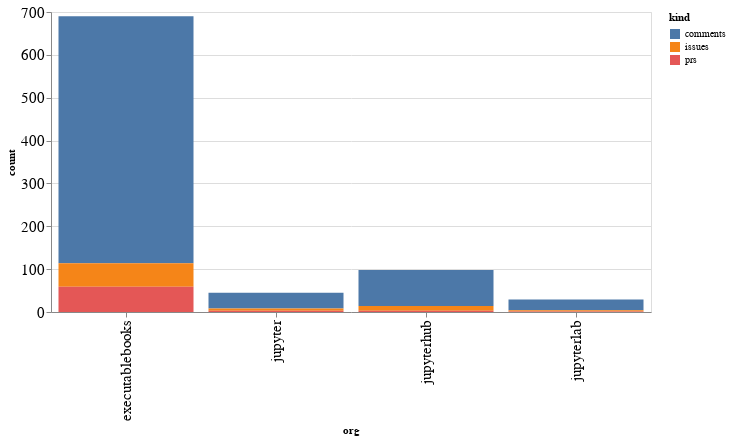

Notebook source saved alongside this figure:
### Code cell
alt.Chart(org_summaries, width=600).mark_bar().encode(
    x='org',
    y='count',
    color='kind',
    tooltip="org"
)

### Figure 1 — Vega-Lite specification as saved in the notebook (floating-point values rounded to 4 significant figures)
{"config": {"axisLeft": {"labelFontSize": 15}, "axisBottom": {"labelFontSize": 15}}, "data": {"name": "data-bed3babe37167a7ca7f2f0492db41dd3"}, "mark": "bar", "encoding": {"color": {"type": "nominal", "field": "kind"}, "tooltip": {"type": "nominal", "field": "org"}, "x": {"type": "nominal", "field": "org"}, "y": {"type": "quantitative", "field": "count"}}, "width": 600, "$schema": "https://vega.github.io/schema/vega-lite/v4.8.1.json", "datasets": {"data-bed3babe37167a7ca7f2f0492db41dd3": [{"org": "executablebooks", "kind": "comments", "count": 576}, {"org": "executablebooks", "kind": "issues", "count": 55}, {"org": "executablebooks", "kind": "prs", "count": 59}, {"org": "jupyter", "kind": "comments", "count": 37}, {"org": "jupyter", "kind": "issues", "count": 5}, {"org": "jupyter", "kind": "prs", "count": 3}, {"org": "jupyterhub", "kind": "comments", "count": 84}, {"org": "jupyterhub", "kind": "issues", "count": 11}, {"org": "jupyterhub", "kind": "prs", "count": 3}, {"org": "jupyterlab", "kind": "comments", "count": 25}, {"org": "jupyterlab", "kind": "issues", "count": 3}, {"org": "jupyterlab", "kind": "prs", "count": 1}]}}
